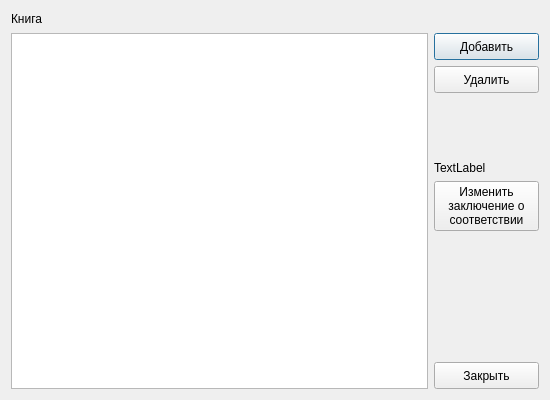
<?xml version="1.0" encoding="UTF-8"?>
<ui version="4.0">
 <class>Dialog</class>
 <widget class="QDialog" name="Dialog">
  <property name="geometry">
   <rect>
    <x>0</x>
    <y>0</y>
    <width>550</width>
    <height>400</height>
   </rect>
  </property>
  <property name="windowTitle">
   <string>Распределение по дисциплинам</string>
  </property>
  <layout class="QVBoxLayout" name="verticalLayout_2">
   <item>
    <widget class="QLabel" name="label">
     <property name="minimumSize">
      <size>
       <width>101</width>
       <height>16</height>
      </size>
     </property>
     <property name="maximumSize">
      <size>
       <width>16777215</width>
       <height>16</height>
      </size>
     </property>
     <property name="text">
      <string>Книга</string>
     </property>
    </widget>
   </item>
   <item>
    <layout class="QHBoxLayout" name="horizontalLayout">
     <item>
      <widget class="QTableView" name="tableView"/>
     </item>
     <item>
      <layout class="QVBoxLayout" name="verticalLayout">
       <item>
        <widget class="QPushButton" name="butAdd">
         <property name="minimumSize">
          <size>
           <width>105</width>
           <height>27</height>
          </size>
         </property>
         <property name="maximumSize">
          <size>
           <width>105</width>
           <height>27</height>
          </size>
         </property>
         <property name="text">
          <string>Добавить</string>
         </property>
        </widget>
       </item>
       <item>
        <widget class="QPushButton" name="butDel">
         <property name="minimumSize">
          <size>
           <width>105</width>
           <height>27</height>
          </size>
         </property>
         <property name="maximumSize">
          <size>
           <width>105</width>
           <height>27</height>
          </size>
         </property>
         <property name="text">
          <string>Удалить</string>
         </property>
        </widget>
       </item>
       <item>
        <spacer name="verticalSpacer_2">
         <property name="orientation">
          <enum>Qt::Vertical</enum>
         </property>
         <property name="sizeHint" stdset="0">
          <size>
           <width>20</width>
           <height>40</height>
          </size>
         </property>
        </spacer>
       </item>
       <item>
        <widget class="QLabel" name="label_2">
         <property name="text">
          <string>TextLabel</string>
         </property>
        </widget>
       </item>
       <item>
        <widget class="QPushButton" name="pushButton">
         <property name="text">
          <string>Изменить
заключение о
соответствии</string>
         </property>
        </widget>
       </item>
       <item>
        <spacer name="verticalSpacer_3">
         <property name="orientation">
          <enum>Qt::Vertical</enum>
         </property>
         <property name="sizeHint" stdset="0">
          <size>
           <width>20</width>
           <height>40</height>
          </size>
         </property>
        </spacer>
       </item>
       <item>
        <spacer name="verticalSpacer">
         <property name="orientation">
          <enum>Qt::Vertical</enum>
         </property>
         <property name="sizeHint" stdset="0">
          <size>
           <width>20</width>
           <height>40</height>
          </size>
         </property>
        </spacer>
       </item>
       <item>
        <widget class="QPushButton" name="butClos">
         <property name="minimumSize">
          <size>
           <width>105</width>
           <height>27</height>
          </size>
         </property>
         <property name="maximumSize">
          <size>
           <width>105</width>
           <height>27</height>
          </size>
         </property>
         <property name="text">
          <string>Закрыть</string>
         </property>
        </widget>
       </item>
      </layout>
     </item>
    </layout>
   </item>
  </layout>
 </widget>
 <resources/>
 <connections/>
</ui>
